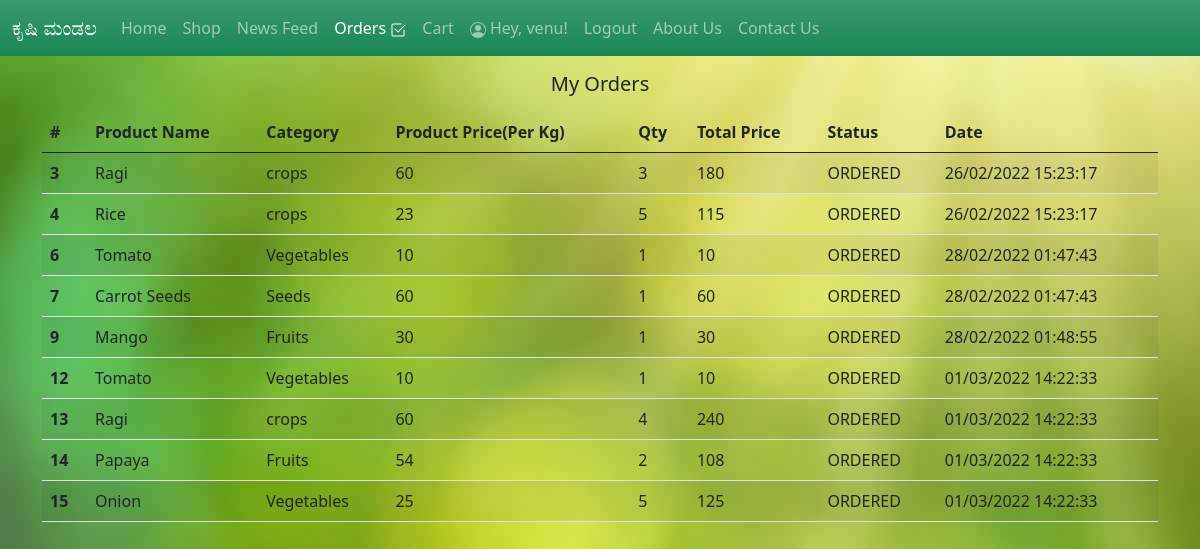
Screenshot of /orders (signed in) with the database file from the repository.
### tables this page shows
CREATE TABLE "farmer" (
	"Name"	TEXT,
	"Age"	INTEGER,
	"Gender"	NUMERIC,
	"PhoneNumber"	TEXT,
	"AadharNumber"	TEXT,
	"Address"	TEXT,
	"District"	TEXT,
	"State"	TEXT,
	"Pincode"	INTEGER,
	"FarmCategory"	TEXT,
	"id"	INTEGER,
	"nameb"	TEXT,
	"accno"	INTEGER,
	"bankName"	TEXT,
	"ifsccode"	TEXT,
	"username"	TEXT,
	"password"	TEXT,
	"role"	TEXT,
	"type"	TEXT,
	PRIMARY KEY("id" AUTOINCREMENT)
);

CREATE TABLE "orders" (
	"Id"	INTEGER,
	"pid"	INTEGER,
	"uid"	INTEGER,
	"qty"	INTEGER,
	"status"	TEXT,
	"date"	INTEGER,
	PRIMARY KEY("Id" AUTOINCREMENT)
);

CREATE TABLE "products" (
	"Id"	INTEGER,
	"pname"	TEXT,
	"price"	INTEGER,
	"image"	BLOB,
	"details"	TEXT,
	"category"	TEXT,
	PRIMARY KEY("Id" AUTOINCREMENT)
);

### app.py (the view)
@app.get("/orders",response_class=HTMLResponse)
def orders(request : Request):
    if not request.session.get('isLogin'):
        return RedirectResponse('/login', status_code=status.HTTP_302_FOUND)
    uid = request.session.get('uid')
    con = sqlite3.connect("Myapp.db")
    con.row_factory = sqlite3.Row
    cur = con.cursor()
    cur.execute("SELECT *,o.id as oid from farmer u,orders o, products p where u.id=o.uid and o.pid=p.id and o.uid =?",[uid])
    orders = cur.fetchall()
    con.close
    return templates.TemplateResponse("/orders.html", {"request": request, "orders": orders})

### templates/orders.html (shortened to what this page needs)
<!DOCTYPE html>
<html lang="en">
  <head>
    <link
      href="https://cdn.jsdelivr.net/npm/bootstrap@5.0.2/dist/css/bootstrap.min.css"
      rel="stylesheet"
    />
    <link
      rel="stylesheet"
      href="https://cdn.jsdelivr.net/npm/@fortawesome/fontawesome-free@5.15.4/css/fontawesome.min.css"
    />
  </head>
  <body class="bg">
    <nav class="navbar navbar-expand-lg navbar-dark bg-success bg-gradient">
      <div class="container-fluid">
        <a class="navbar-brand" href="#"> ಕೃಷಿ ಮಂಡಲ </a>
        <div class="collapse navbar-collapse" id="navbarNav">
          <ul class="navbar-nav device-width">
            <li class="nav-item">
              <a class="nav-link " href="/"
                >Home
               </a>
            </li>
            <li class="nav-item">
              <a class="nav-link" href="/Products">Shop</a>
            </li>
            {% if request.session.get('isLogin') %}
            <li class="nav-item">
              <a class="nav-link" href="/newsfeed">News Feed</a>
            </li>
            <li class="nav-item">
                <a class="nav-link active" aria-current="page" href="/orders">Orders </a>
            </li>
            <li class="nav-item">
              <a class="nav-link" href="/cart">Cart</a>
          </li>
            <li class="nav-item">
              <a class="nav-link" href="#">  Hey, {{request.session.get('username')}}!</a>
          </li>
          <li class="nav-item">
              <a class="nav-link" href="/logout">Logout</a>
          </li>
            {% endif %}
            <li>
              <a class="nav-link" href="#">About Us</a>
            </li>
            <li class="nav-item">
              <a class="nav-link" href="/contactus">Contact Us</a>
            </li>
          </ul>
        </div>
      </div>
    </nav>
<div class="container">
    <h5 class="text-center my-3">My Orders</h5>
    {% if orders|length > 0 %}
    <table class="table table-striped">
        <thead>
        <tr>
            <th scope="col">#</th>
            <th scope="col">Product Name</th>
            <th scope="col">Category</th>
            <th scope="col">Product Price(Per Kg)</th>
            <th scope="col">Qty</th>
            <th scope="col">Total Price</th>
            <th scope="col">Status</th>
            <th scope="col">Date</th>
        </tr>
        </thead>
        <tbody>
        {% for order in orders %}
        <tr>
            <th scope="row">{{order.oid}}</th>
            <td>{{order.pname}}</td>
            <td>{{order.category}}</td>
            <td>{{order.price}}</td>
            <td>{{order.qty}}</td>
            <td>{{order.qty | int * order.price | int}}</td>
            <td>{{order.status}}</td>
            <td>{{order.date}}</td>
        </tr>
        {% endfor %}
        </tbody>
    </table>
    {% else %}
    <h5 class="text-center">No Orders found from your account!!</h5>
    {% endif %}
</div>
</body>
</body>
</html>

### templates/orders.html (style rules this page uses)
.bg { background: url("../static/images/grassbg.jpg"); object-fit: cover; }

### rows the page displays
farmer: session.get "venu", oid "3", pname "Ragi", category "crops", price "60", qty "3", order.qty|int*order.price|int "180", status "ORDERED", date "26/02/2022 15:23:17", oid "4", pname "Rice", price "23", qty "5", order.qty|int*order.price|int "115", oid "6", pname "Tomato", category "Vegetables", price "10", qty "1", order.qty|int*order.price|int "10", date "28/02/2022 01:47:43", oid "7", pname "Carrot Seeds", category "Seeds", order.qty|int*order.price|int "60", oid "9", pname "Mango", category "Fruits", price "30", order.qty|int*order.price|int "30", date "28/02/2022 01:48:55", oid "12", date "01/03/2022 14:22:33", oid "13", qty "4", order.qty|int*order.price|int "240", oid "14", pname "Papaya", price "54", qty "2", order.qty|int*order.price|int "108", oid "15", pname "Onion", price "25", order.qty|int*order.price|int "125"
